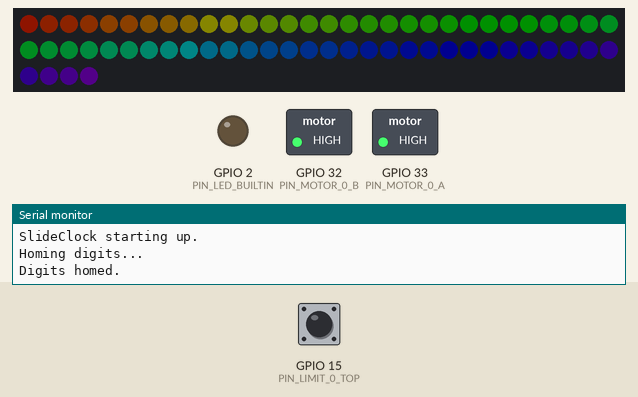
A program run on a simulated ESP32. Parts: 64 RGB LEDs in strip order, left to right, continuing on the next row, switched loads named in the program (green lamp = pin HIGH), output pins drawn as LEDs (lit = HIGH), the last lines printed to the serial monitor. The test bench sets the inputs (shaded band); at power-on: GPIO 15 (PIN_LIMIT_0_TOP) HIGH. Dim RGB values are drawn brighter than linear.

Above: at 0.45 s.
At 5.26 s:
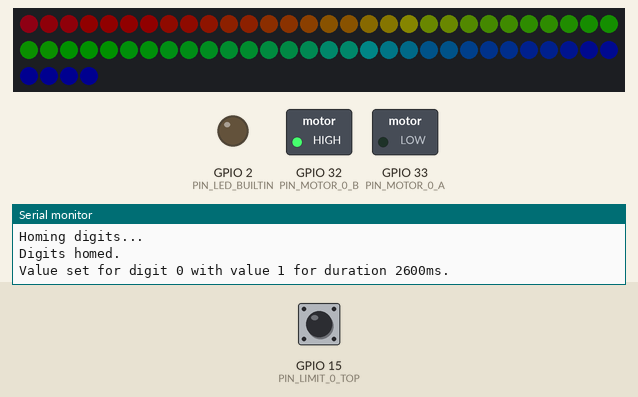
At 10.07 s:
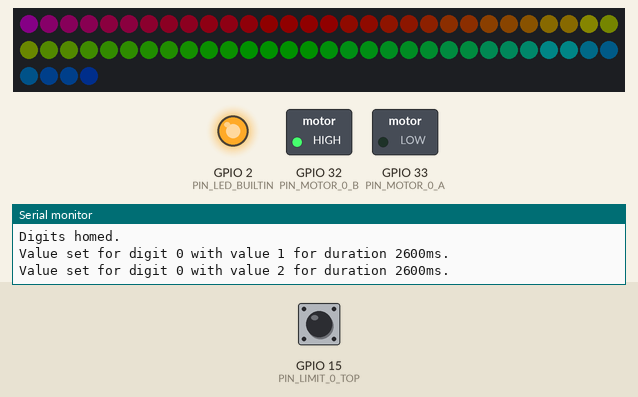
At 19.99 s:
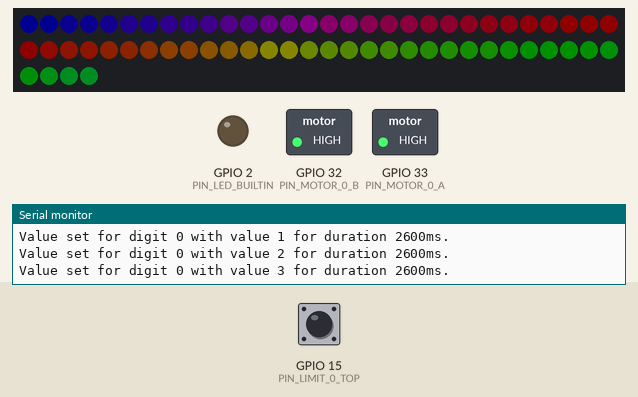
At 29.91 s:
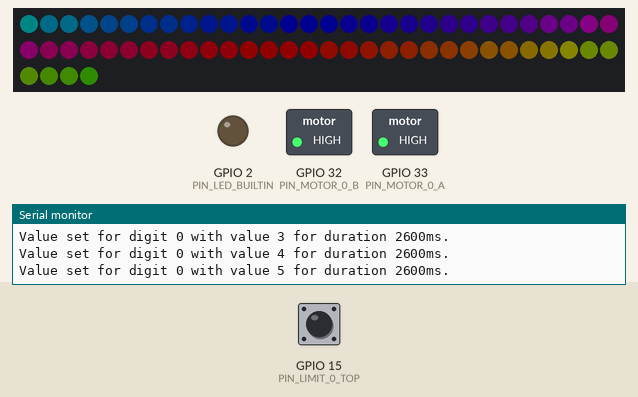
At 39.83 s:
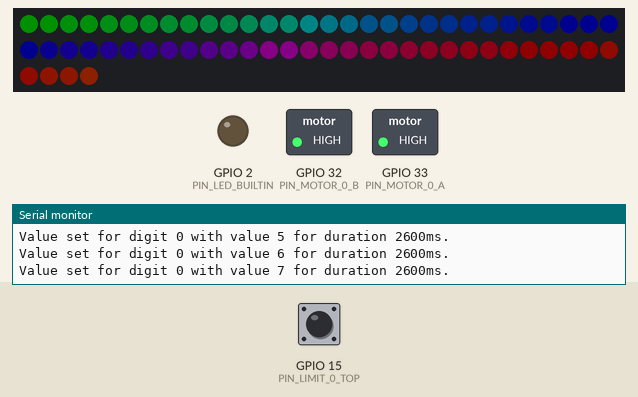
Timing chart, 0 to 40.0 s (numbered marks = the images above):
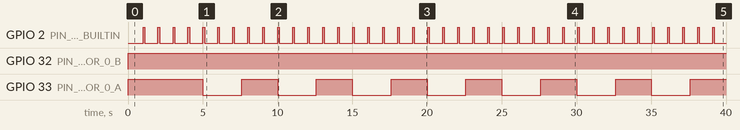

The program:

main.cpp
```cpp
// WORK IN PROGRESS.

// Time: Uses ESP32 built in NTP client to fetch current date and time.

#include <Arduino.h> // ESP32 built-in
#include <Adafruit_NeoPixel.h>
#include "NeoPixelHelper.h" // Local
#include <WiFi.h>           // ESP32 built-in
#include "time.h"           // ESP32 built-in
#include "Digits.h"         // Local
#include "WifiHelper.h"     // Local
#include "msTimer.h"        // Local

#define PIN_LED_BUILTIN 2
#define PIN_LED_STRIP 5

#define PIN_MOTOR_0_A 33
#define PIN_MOTOR_0_B 32
#define PIN_MOTOR_1_A 27
#define PIN_MOTOR_1_B 26
#define PIN_MOTOR_2_A 18
#define PIN_MOTOR_2_B 17
#define PIN_MOTOR_3_A 16
#define PIN_MOTOR_3_B 4

#define PIN_LIMIT_0_TOP 15
#define PIN_LIMIT_0_BOTTOM 14
#define PIN_LIMIT_1_TOP 13
#define PIN_LIMIT_1_BOTTOM 12
#define PIN_LIMIT_2_TOP 21
#define PIN_LIMIT_2_BOTTOM 19
#define PIN_LIMIT_3_TOP 22
#define PIN_LIMIT_3_BOTTOM 25

#define LED_STRIP_NUM_PIXELS (4 * 4) * 4

Adafruit_NeoPixel strip = Adafruit_NeoPixel(LED_STRIP_NUM_PIXELS, PIN_LED_STRIP, NEO_GRB + NEO_KHZ800);

int currentHour;
int currentMinute;
int currentSecond;

Digits digits;

// Wifi and NTP
const char *ssid = "RedSky";
const char *password = "happyredcat";
const char *ntpServer = "pool.ntp.org";
const long gmtOffset_sec = -18000; // EST
const int daylightOffset_sec = 3600;

/*****************************************************************************/

void UpdateDigitBackgroundLEDs()
{
  static msTimer timer(20);
  static byte wheelPos;

  if (timer.elapsed())
  {
    wheelPos++;
    for (int i = 0; i < strip.numPixels(); i++)
    {
      strip.setPixelColor(i, Wheel(wheelPos + i * (255 / strip.numPixels())));
    }
    strip.show();
  }
}

void BlinkOnboardLED()
{
  static msTimer timer;
  static bool toggle;

  if (timer.elapsed())
  {
    toggle = !toggle;
    timer.setDelay(toggle ? 100 : 900);
    digitalWrite(PIN_LED_BUILTIN, toggle);
  }
}

void UpdateColonLEDs(bool blinkFlag, bool wifiConnectedFlag)
{
}

// Fetch time uses ESP32 built-in RTC and NTP client.
bool GetTime()
{
  struct tm timeinfo;
  int oldSecond = currentSecond;

  if (getLocalTime(&timeinfo))
  {
    currentHour = timeinfo.tm_hour;
    currentMinute = timeinfo.tm_min;
    currentSecond = timeinfo.tm_sec;
  }
  else
  {
    // Error.
    return false;
  }

  bool newSecondflag = oldSecond != currentSecond;

  if (newSecondflag)
  {
    char buf[20];
    sprintf(buf, "%02u:%02u:%02u", currentHour, currentMinute, currentSecond);
    Serial.println(buf);
  }

  return newSecondflag;
}

void setup()
{
  Serial.begin(115200);
  Serial.println("SlideClock starting up.");

  pinMode(PIN_LED_BUILTIN, OUTPUT);

  strip.begin();
  strip.setBrightness(16);
  strip.show();

  digits.AddDigit(PIN_MOTOR_0_A, PIN_MOTOR_0_B, PIN_LIMIT_0_TOP, PIN_LIMIT_0_BOTTOM, 2600);
  //digits.AddDigit(PIN_MOTOR_1_A, PIN_MOTOR_1_B, PIN_LIMIT_1_TOP, PIN_LIMIT_1_BOTTOM, 2);
  //digits.AddDigit(PIN_MOTOR_2_A, PIN_MOTOR_2_B, PIN_LIMIT_2_TOP, PIN_LIMIT_2_BOTTOM, 3);
  //digits.AddDigit(PIN_MOTOR_3_A, PIN_MOTOR_3_B, PIN_LIMIT_3_TOP, PIN_LIMIT_3_BOTTOM, 4);

  digits.Home();

  Serial.println("Homing digits...");
  while (digits.IsInMotion())
  {
    // Wait for digits to home.
    digits.Tick();
  }
  Serial.println("Digits homed.");

  /*

  AddWifiCredential("RedSky", "happyredcat");
  AddWifiCredential("Hermes", "Mlx5ykch");
  ConnectWifi();

  configTime(gmtOffset_sec, daylightOffset_sec, ntpServer);
  */
}

void loop()
{
  BlinkOnboardLED();

  UpdateDigitBackgroundLEDs();

  digits.Tick();

  bool wifiConnectedFlag = (WiFi.status() == WL_CONNECTED);

  static int count = 0;
  static unsigned long start = millis();

  if (millis() - start > 5000)
  {
    start = millis();
    count++;

    if (count == 10)
      count = 0;

    digits.SetTargetValue(0, count);
  }

  if (!digits.IsInMotion())
  {
  }

  //bool blinkFlag = GetTime();

  //UpdateColonLEDs(blinkFlag, wifiConnectedFlag);
}
```

NeoPixelHelper.h
```cpp
// Helper methods abstracting common NeoPixel functionality.

#include <Adafruit_NeoPixel.h>

// Pack color data into 32 bit unsigned int (copied from Neopixel library).
uint32_t Color(uint8_t r, uint8_t g, uint8_t b)
{
  return (uint32_t)((uint32_t)r << 16) | ((uint32_t)g << 8) | b;
}

// Input a value 0 to 255 to get a color value (of a pseudo-rainbow).
// The colours are a transition r - g - b - back to r.
uint32_t Wheel(byte WheelPos)
{
  WheelPos = 255 - WheelPos;
  if (WheelPos < 85)
  {
    return Color(255 - WheelPos * 3, 0, WheelPos * 3);
  }
  if (WheelPos < 170)
  {
    WheelPos -= 85;
    return Color(0, WheelPos * 3, 255 - WheelPos * 3);
  }
  WheelPos -= 170;
  return Color(WheelPos * 3, 255 - WheelPos * 3, 0);
}
```

WifiHelper.h
```cpp
// Helper methods abstracting connecting to WiFi on a ESP32.

#include "Arduino.h"
#include <WiFi.h> // ESP32 built-in
#include "vector"

struct WifiCredentials
{
    String ssid;
    String password;

    WifiCredentials(String s, String p) : ssid(s), password(p) {}
};

std::vector<WifiCredentials> wifiCredentials;

void AddWifiCredential(String s, String p)
{
    wifiCredentials.push_back(WifiCredentials(s, p));
}

// Connects to WiFi using a list of credentials.
bool ConnectWifi(bool supressSerial = false)
{
    int credentialSelect = 0;
    char buf[256];

    if (wifiCredentials.size() == 0)
    {
        return false;
    }

    if (!supressSerial)
        Serial.println("Attempting to connect to WiFi...");

    while (WiFi.status() != WL_CONNECTED)
    {
        int delayCount = 0;
        sprintf(buf, "Using SSID:%s, Password:%s", wifiCredentials[credentialSelect].ssid.c_str(), wifiCredentials[credentialSelect].password.c_str());
        if (!supressSerial)
            Serial.print(buf);

        if (!WiFi.begin(wifiCredentials[credentialSelect].ssid.c_str(), wifiCredentials[credentialSelect].password.c_str()))
        {
            if (!supressSerial)
                Serial.println("Error when attempting to connect to WiFi.");
            return false;
        }

        while (delayCount++ < 20)
        {
            delay(250);
            Serial.print(".");
        }
        Serial.println("");

        credentialSelect++;

        if (credentialSelect > wifiCredentials.size() - 1)
        {
            credentialSelect = 0;
        }
    }

    sprintf(buf, "WiFi connected. IP address: %s", WiFi.localIP().toString().c_str());
    if (!supressSerial)
        Serial.println(buf);

    return true;
}
```

digits.cpp
```cpp
// Controls a DC motor driver with IN1/IN2 style pins.


#include "Digits.h"
#include <Arduino.h>


Digits::Digits()
{
    // Default constructor.
}

// Add digit.
void Digits::AddDigit(unsigned char pinA, unsigned char pinB, unsigned char pinTop, unsigned char pinBottom, int duration)
{
    digits.push_back(Digit(pinA, pinB, pinTop, pinBottom, duration));

    pinMode(pinA, OUTPUT);
    pinMode(pinB, OUTPUT);
    pinMode(pinTop, INPUT_PULLUP);
    pinMode(pinBottom, INPUT_PULLUP);
}

// Time in milliseconds of motor actuation between digits.
void Digits::SetDurationBetweenDigits(int digitIndex, int value)
{
    if (digitIndex > digits.size() - 1)
        return;

    digits[digitIndex].durationBetweenDigits = value;
}

// Return false if unable to set target digit.
// Only allowed to set a target digit if not in motion.
bool Digits::SetTargetValue(int digitIndex, int target)
{
    if (digitIndex > digits.size() - 1)
        return false;

    if (target < 0 || target > 9)
        return false;

    if (digits[digitIndex].state != State::Resting)
        return false;

    if (target == digits[digitIndex].currentDigit)
        return false;

    if (target > digits[digitIndex].currentDigit)
    {
        digits[digitIndex].motionStartMillis = millis();
        digits[digitIndex].durationForNextDigitMs = digits[digitIndex].durationForNextDigitMs * (target - digits[digitIndex].currentDigit);
        digits[digitIndex].targetDigit = target;
        digits[digitIndex].currentDigit = target;
        digits[digitIndex].state = State::Moving;
        Serial.printf("Value set for digit %u with value %u for duration %ums.\n", digitIndex, target, digits[digitIndex].durationForNextDigitMs);
    }
    else if (target == 0)
    {
        digits[digitIndex].targetDigit = target;
        digits[digitIndex].currentDigit = target;
        digits[digitIndex].state = State::Homing;
    }

    return true;
}

// Return true of any digit motor is running.
bool Digits::IsInMotion()
{
    bool motionFlag = false;

    for (Digit d : digits)
    {
        if (d.state != State::Resting)
        {
            motionFlag = true;
        }
    }

    return motionFlag;
}

// Home all digits (run motor until limit switch activated).
// Must be called before digits can be moved into position by the user.
void Digits::Home()
{
    for (Digit &d : digits)
    {
        d.targetDigit = 0;
        d.currentDigit = 0;
        d.state = State::Homing;
    }
}


// Updates digit movement, must be called continuously.
void Digits::Tick()
{
    for (Digit &d : digits)
    {
        if (d.state == State::NotHomed)
        {
        }
        else if (d.state == State::Homing)
        {
            SetMotion(d, Motion::Down);

            if (digitalRead(d.pinLimitTop) == HIGH)
            {
                d.state = State::Resting;
                d.motionStartMillis = millis();
            }
        }
        /*
        else if (d.state == State::Zeroing)
        {
            SetMotion(d, Motion::Down);

            if (millis() - d.motionStartMillis >= d.durationFromHomeToZeroMs)
            {
                if (d.targetDigit > d.currentDigit)
                {
                    d.motionStartMillis = millis();
                    d.durationForNextDigitMs = d.durationForNextDigitMs * (d.targetDigit - d.currentDigit);
                    d.currentDigit = d.targetDigit;
                    d.state = State::Moving;
                }
                else
                {
                    d.state = State::Resting;
                }
            }
        }
        */
        else if (d.state == State::Resting)
        {
            SetMotion(d, Motion::Brake);
        }
        else if (d.state == State::Moving)
        {
            SetMotion(d, Motion::Up);

            if (millis() - d.motionStartMillis >= d.durationForNextDigitMs)
            {
                d.state = State::Resting;
            }
        }
    }
}

void Digits::SetMotion(Digit d, Motion motion)
{
    if (motion == Motion::Up)
    {
        if (d.inverseMotorDirection)
        {
            digitalWrite(d.pinA, LOW);
            digitalWrite(d.pinB, HIGH);
        }
        else
        {
            digitalWrite(d.pinA, HIGH);
            digitalWrite(d.pinB, LOW);
        }
    }
    else if (motion == Motion::Down)
    {
        if (d.inverseMotorDirection)
        {
            digitalWrite(d.pinA, HIGH);
            digitalWrite(d.pinB, LOW);
        }
        else
        {
            digitalWrite(d.pinA, LOW);
            digitalWrite(d.pinB, HIGH);
        }
    }
    else if (motion == Motion::Coast)
    {
        digitalWrite(d.pinA, LOW);
        digitalWrite(d.pinB, LOW);
    }
    else if (motion == Motion::Brake)
    {
        digitalWrite(d.pinA, HIGH);
        digitalWrite(d.pinB, HIGH);
    }
}
```

digits.h
```cpp
// Limit switches are active HIGH, default state is LOW.

#include <vector>

class Digits
{

public:
    Digits();
    void AddDigit(unsigned char pinA, unsigned char pinB, unsigned char pinTop, unsigned char pinBottom, int time);
    void SetDurationBetweenDigits(int digitIndex, int value);
    bool SetTargetValue(int digitIndex, int value);
    bool IsInMotion();
    void Home();
    bool IsHomed();
    void Tick();

private:
    enum class State
    {
        NotHomed,
        Homing,
        Zeroing,
        Resting,
        Moving
    };

    enum Motion
    {
        Up,
        Down,
        Coast,
        Brake
    };

    struct Digit
    {
        State state = State::NotHomed;

        int targetDigit = 0;
        int currentDigit = 0;

        unsigned char pinA;
        unsigned char pinB;
        unsigned char pinLimitTop;
        unsigned char pinLimitBottom;

        unsigned long motionStartMillis;
        int durationFromHomeToZeroMs = 1000;
        int durationBetweenDigits = 0;
        int durationForNextDigitMs = 0;

        bool inverseMotorDirection = true;

        Digit(unsigned char a, unsigned char b, unsigned char limT, unsigned char limB, int d)
            : pinA(a), pinB(b), pinLimitTop(limT), pinLimitBottom(limB), durationForNextDigitMs(d) {}
    };

    std::vector<Digit> digits;

    void SetMotion(Digit digit, Motion motion);
};
```

msTimer.h
```cpp
// msTimer
//
// In loop (non-blocking) timer.
//
// Current Version: 1.1
//
// Version 1.0 : Initial release.
// Version 1.1 : Bug fix t prevent rollover error.

#ifndef MS_TIMER_H
#define MS_TIMER_H

#include <Arduino.h>

// Non-blocking millisecond timer.
class msTimer
{

private:
  unsigned long _startMillis;
  unsigned long _delay;
  bool _forceTriggerFlag;

public:
  // Default Constructor.
  msTimer()
  {
    _startMillis = millis();
    _delay = 1000;
    _forceTriggerFlag = false;
  }

  // Constructor.
  msTimer(unsigned long delay)
  {
    _startMillis = millis();
    _delay = delay;
    _forceTriggerFlag = false;
  }

  // Returns true if delay has elapsed.
  // Reset delay.
  inline bool elapsed()
  {
    if (_forceTriggerFlag)
    {
      _forceTriggerFlag = false;
      _startMillis = millis();
      return 1;
    }

    if ((millis() - _startMillis ) > _delay)
    {
      _startMillis = millis();
      return 1;
    }

    return 0;
  }

  inline void ForceTrigger()
  {
   _forceTriggerFlag = true;
  }

  // Set delay and reset timer.
  inline void setDelayAndReset(unsigned long delay)
  {
    _delay = delay;
    _startMillis = millis();
  }

  // Set delay and reset timer if delay is different.
  inline void setDelay(unsigned long delay)
  {
    if (_delay != delay)
    {
      _startMillis = millis();
      _delay = delay;
    }
  }

  // Reset timer.
  inline void resetDelay()
  {
    _startMillis = millis();
  }

  //deconstructor
  //~mstimer() {}
};

#endif
```

Measured:
- by itself, GPIO 2 (PIN_LED_BUILTIN): alternates HIGH for 0.10 s and LOW for 0.90 s
- by itself, GPIO 32 (PIN_MOTOR_0_B): LOW → HIGH at 0.00 s
- by itself, GPIO 33 (PIN_MOTOR_0_A): alternates HIGH for 2.4 s and LOW for 2.6 s
